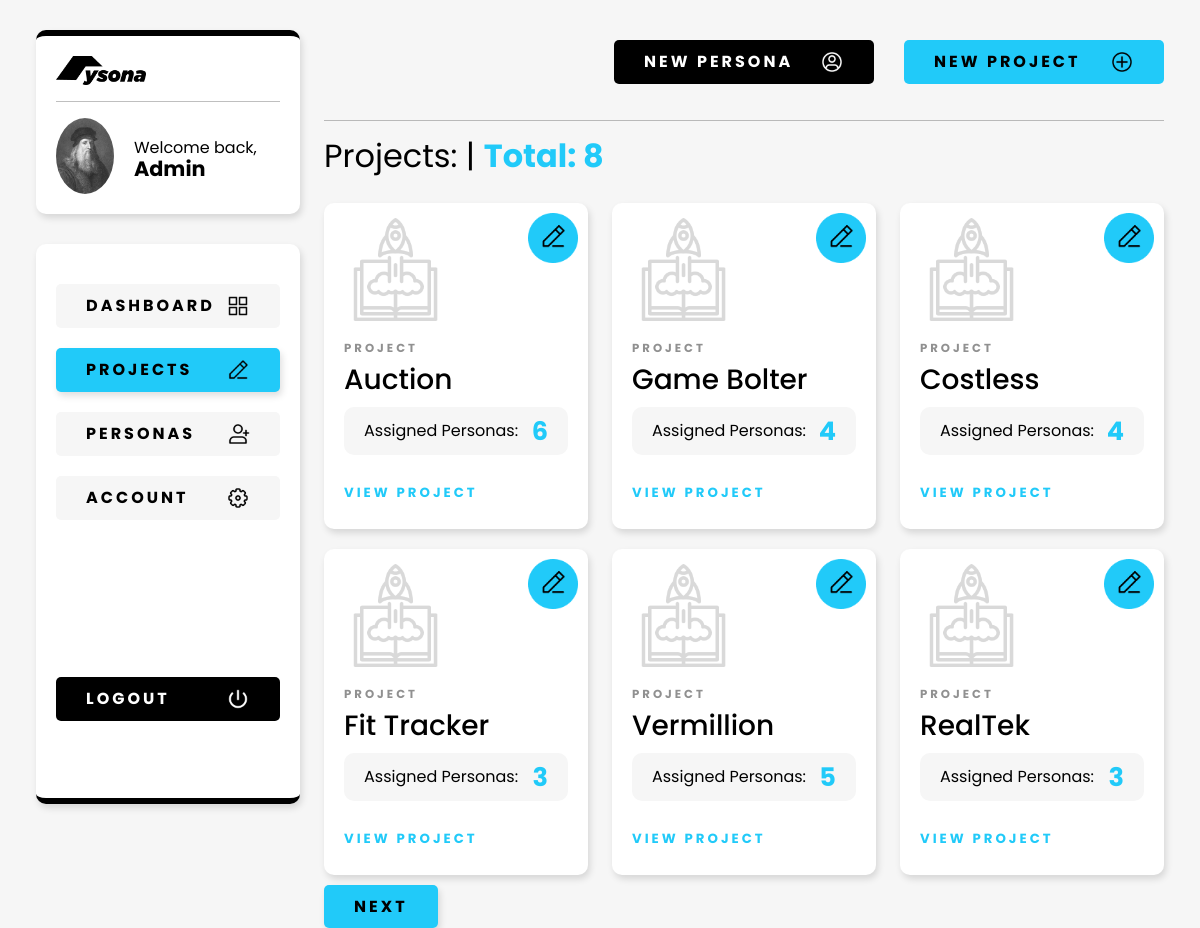
The page /project (signed in) on the database its author committed.
### pysona/models.py (models this page shows, shortened)
class CustomUser(AbstractUser):
    email = models.EmailField(blank=False, verbose_name="Email Address")
    thumbnail = models.ImageField(upload_to=get_unique_filename, blank=True, null=True)

class Project(models.Model):
    title = models.CharField(max_length=255)
    description = models.TextField()
    date = models.DateTimeField(auto_now_add=True)
    uxboard = models.URLField(blank=True,null=True)
    complexity = models.IntegerField(default=0)
    type = models.CharField(max_length=255,default='Creative')
    user = models.ForeignKey(settings.AUTH_USER_MODEL, on_delete=models.CASCADE)

### pysona/views.py (the view)
# urls.py: path('project', views.allprojects, name='allprojects'),
def allprojects(request):
    if request.user.is_authenticated:
        projects = Project.objects.filter(user=request.user).order_by('-id');
        projects = projects.annotate(
            passigned=Count('assign')
        )
        if projects:
             total = len(projects)
        else:
             total = 0
        paginator = Paginator(projects, 6)
        page_number = request.GET.get('page')
        page_obj = paginator.get_page(page_number)
        context = {
            'page_obj': page_obj, 'total':total,
        }
        return render(request, 'core/projects.html', context)
    else:
        return HttpResponseRedirect(reverse("index"))

### pysona/templates/core/projects.html (shortened to what this page needs)
{% extends "core/layout.html" %}
{% load static %}
{% block content %}
<h1>Projects: | <span>Total: {{total}}</span></h1>
{% if page_obj %}
<div class="row">
   {% for project in page_obj %}
        <div class="col-12 col-sm-6 col-lg-4">
            <div class="projectblock">
                <img src="{% static 'images/projecticon.png' %}" alt="{{project.title}}"/>
                <h5>Project</h5>
                <h3>{{ project.title }}</h3>
                <div class="passigned">Assigned Personas: <span>{{ project.passigned }}</span></div>
                <a href="{% url 'projectsingle' id=project.id %}">View Project</a>
                <div class="pedit">
                    <a href="{% url 'projectsingle' id=project.id %}"><img src="{% static 'images/edit.png' %}" alt="Edit Project"/></a>
                </div>
            </div>
        </div>
    {% endfor %}
</div>
{% endif %}
{% if page_obj %}
<div class="row">
    <div class="col-12" style="margin-top:20px;">
        {% if page_obj.has_next %}
          <a href="?page={{ page_obj.next_page_number }}" class="pnext">Next</a>
        {% endif %}
    </div>
</div>
{% endif %}
{% endblock %}

### pysona/templates/core/layout.html (shortened to what this page needs)
{% load static %}
<!DOCTYPE html>
<html lang="en">
    <head>
        <link href="https://cdn.jsdelivr.net/npm/bootstrap@5.0.2/dist/css/bootstrap.min.css" rel="stylesheet">
        <link href="{% static 'css/core.css' %}" rel="stylesheet">
    </head>
    <body>
       <div class="extracontainer">
          <div class="row">
             <div class="col-3 col-sm-3 d-none d-sm-block">
                <div class="userwidget">
                    <img src="{% static 'images/logo.png' %}" class="logo" alt="Pysona Logo"/>
                    <hr/>
                    <div class="userinfo">
                        {% if user.thumbnail %}
                            <img src="{{ user.thumbnail.url }}" alt="Profile Thumbnail" class="profilethumb"/>
                        {% else %}
                            <img src="{% static 'images/profile.jpg' %}" alt="Default Profile Thumbnail" class="profilethumb"/>
                        {% endif %}
                        <h3>Welcome back, <span>{{ user.username|title }}</span></h3>
                    </div>
                </div>
                <div class="sidebar">
                    <a href="{% url 'index' %}">
                    <div class="sidebarbtn btnactive" id="dashboard">
                       <div class="d-none d-lg-block">Dashboard</div>
                       <img src="{% static 'images/sb1.png' %}" alt="Pysona Dashboard"/>
                    </div>
                    </a>
                    <a href="{% url 'allprojects' %}">
                        <div class="sidebarbtn" id="projects">
                           <div class="d-none d-lg-block">Projects</div>
                           <img src="{% static 'images/sb2.png' %}" alt="Pysona Projects"/>
                        </div>
                    </a>
                    <a href="{% url 'allpersonas' %}">
                        <div class="sidebarbtn" id="personas">
                           <div class="d-none d-lg-block">Personas</div>
                           <img src="{% static 'images/sb3.png' %}" alt="Pysona Personas"/>
                        </div>
                    </a>
                    <a href="{% url 'account' %}">
                        <div class="sidebarbtn" id="account">
                           <div class="d-none d-lg-block">Account</div>
                           <img src="{% static 'images/sb4.png' %}" alt="Pysona Account"/>
                        </div>
                    </a>
                    <a href="{% url 'logout' %}">
                        <div class="sidebarbtn logout">
                           <div class="d-none d-lg-block">Logout</div>
                           <img src="{% static 'images/sb5.png' %}" alt="Pysona Logout"/>
                        </div>
                    </a>
                </div>
             </div>
             <div class="col-12 col-sm-9">
                <div class="quickactions">
                    <a href="{% url 'addpersona' %}"><div class="newpersona">
                        New Persona
                        <img src="{% static 'images/news.png' %}" alt="New Persona"/>
                    </div></a>
                    <a href="{% url 'addproject' %}"><div class="newproject">
                        New Project
                        <img src="{% static 'images/newp.png' %}" alt="New Project"/>
                    </div></a>
                </div>
                <hr/>
                {% block content %}{% endblock %}
             </div>
          </div>
       </div>
    </body>
</html>

### rows shown on the page
CustomUser: thumbnail (picture), username "Admin"
Project: title "Auction", passigned "6"
Project: title "Game Bolter", passigned "4"
Project: title "Costless", passigned "4"
Project: title "Fit Tracker", passigned "3"
Project: title "Vermillion", passigned "5"
Project: title "RealTek", passigned "3"

### other values the page prints
{{ total }} "8"
